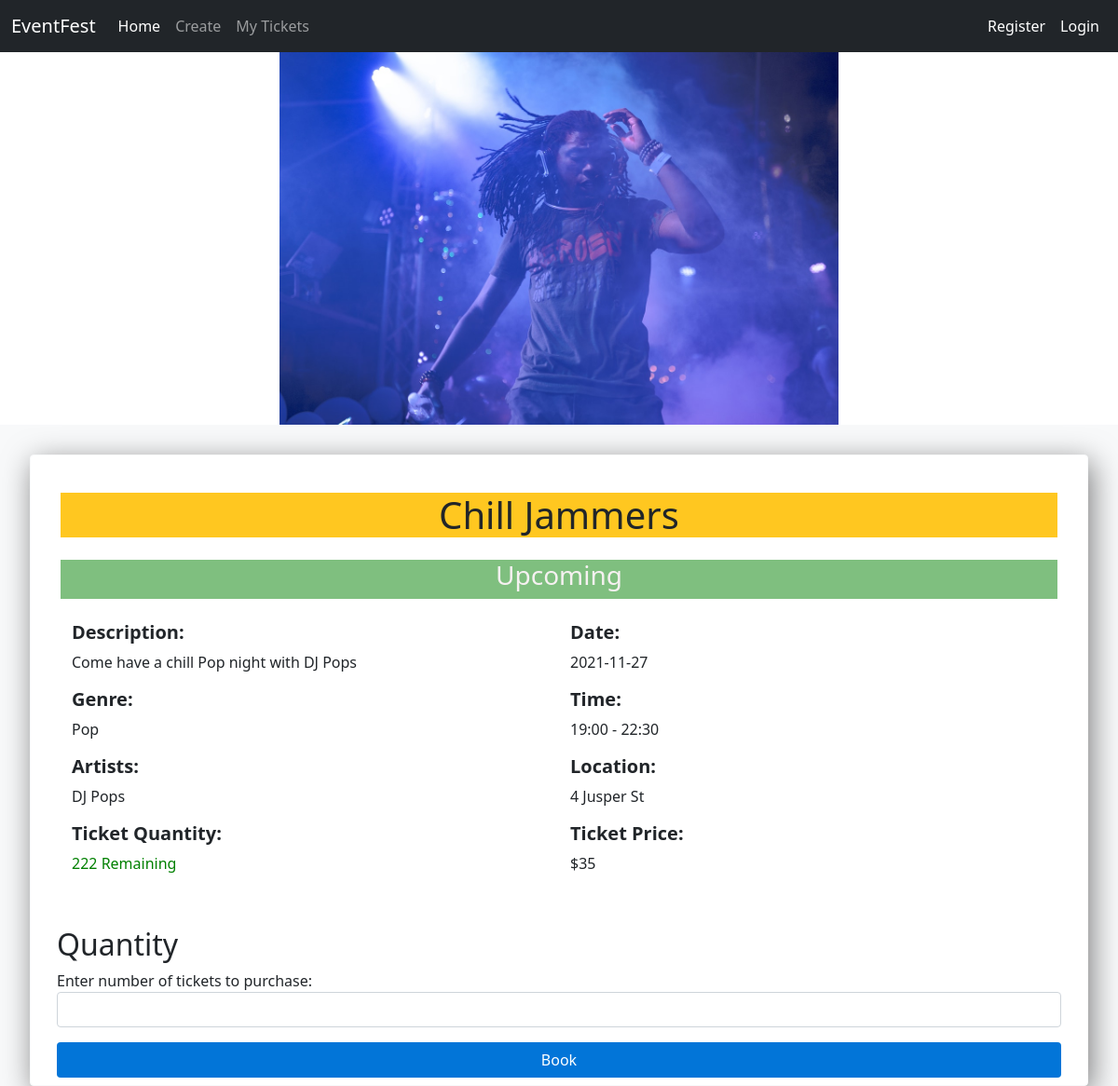
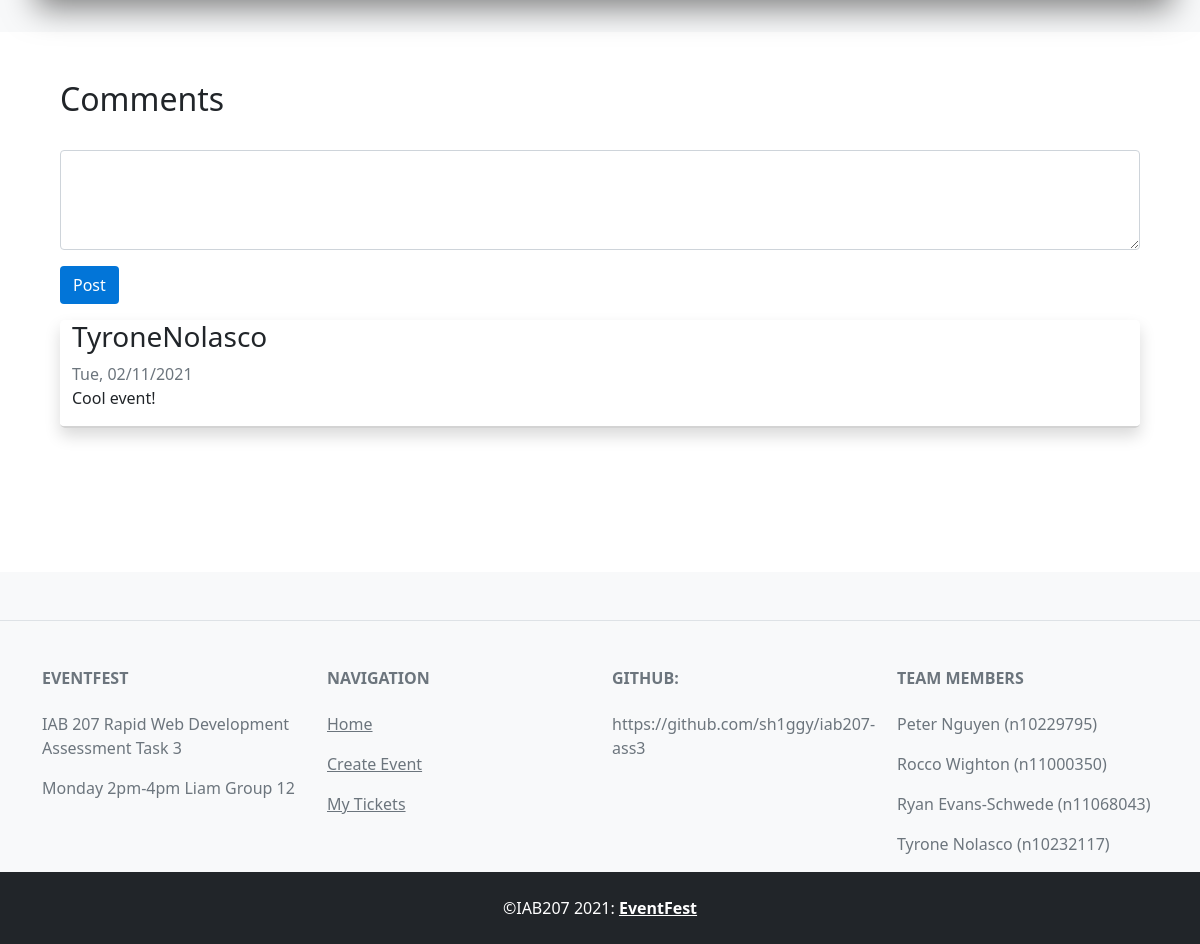
The page /events/1 on the database its author committed (2 pictures, top to bottom).
### models.py (models this page shows, shortened)
class Event(db.Model):
    __tablename__ = 'events'
    id = db.Column(db.Integer, primary_key=True)
    creator = db.Column(db.Integer) # User ID of event creator
    name = db.Column(db.String(80))
    description = db.Column(db.String(200))
    image = db.Column(db.String(400))
    status = db.Column(db.String(100)) # enum of statuses
    genre = db.Column(db.String(100))
    artists = db.Column(db.String(100)) # string array of artists
    startDate = db.Column(db.String(100))
    startTime = db.Column(db.String(100))
    endTime = db.Column(db.String(100))
    location = db.Column(db.String(100))
    ticketQuantity = db.Column(db.String(100))
    ticketPrice = db.Column(db.String(5))
    comments = db.relationship('Comment', backref='event')

class Comment(db.Model):
    __tablename__ = 'comments'
    id = db.Column(db.Integer, primary_key=True)
    text = db.Column(db.String(400))
    created_at = db.Column(db.DateTime, default=datetime.now())
    userId = db.Column(db.Integer, db.ForeignKey('users.id'))
    eventId = db.Column(db.Integer, db.ForeignKey('events.id'))

class User(db.Model, UserMixin):
    __tablename__='users'
    id = db.Column(db.Integer, primary_key=True)
    name = db.Column(db.String(100), index=True, unique=True, nullable=False)
    emailid = db.Column(db.String(100), index=True, nullable=False)
    password_hash = db.Column(db.String(255), nullable=False)
    tickets = db.relationship('Ticket', backref='user')
    comments = db.relationship('Comment', backref='user')

### events.py (the view)
@bp.route('/<id>', methods = ['GET', 'POST'])
def eventView(id):
    event = Event.query.filter_by(id=id).first() # Gets the event with a given event ID
    cform = CommentForm() # Create comment form instance
    bform = BookForm() # Create booking form instance
    return render_template('events/event-view.html', event=event, cform=cform, bform=bform)

### forms.py
class CommentForm(FlaskForm):
  textStyle={'class': 'textStyle', 'style': 'min-width: 30%; height: 100px'}
  buttonStyle={'class': 'buttonStyle', 'style': 'background-color: #0275d8; color : white; margin-top : 1rem;'}
  text = TextAreaField(' ', [InputRequired()], render_kw=textStyle)
  submit = SubmitField('Post', render_kw=buttonStyle)

class BookForm(FlaskForm):
  buttonStyle={'class': 'buttonStyle', 'style': 'background-color: #0275d8; color : white; margin-top : 1rem; width: 100%;'}
  ticketQuantity = IntegerField('Enter number of tickets to purchase:', validators=[InputRequired(), NumberRange(min=1, max=10000)])
  submit = SubmitField('Book', render_kw=buttonStyle)

### templates/events/event-view.html (shortened to what this page needs)
{% extends 'base.html' %}
{% import "bootstrap/wtf.html" as wtf %}
{% block header %}
<link rel="stylesheet" href="{{ url_for('static', filename='./styles/event-view.css') }}" />
{% endblock %}
  {% block content %}
  <div class="background-cover" style="background-image:url({{event.image}})">
  </div>
  <article class="container-fluid">
    <div class="row main">
      <div class="card border-light sub">
        <ul class="list-group list-group-flush">
          <li class="list-group-item">
            <div class="card-body">
              <div class="row my-3">
                <h1 class="card-title col-12 text-center" style="background-color: #ffc720">{{event.name}}
                </h1>
              </div>
              {% if event.status == 'Upcoming' %}
              <div class="row" style="background-color: rgba(0, 128, 0, 0.5);">
                <h3 class="status-view">{{event.status}}</h3>
              </div>
              {% elif event.status == 'Booked' %}
              <div class="row" style="background-color: rgba(12, 50, 134, 0.5);">
                <h3 class="status-view">{{event.status}}</h3>
              </div>
              {% elif event.status == 'Cancelled' %}
              <div class="row" style="background-color: rgba(155, 26, 32, 0.5);">
                <h3 class="status-view">{{event.status}}</h3>
              </div>
              {% elif event.status == 'Inactive' %}
              <div class="row" style="background-color: rgba(104, 104, 104, 0.5)">
                <h3 class="status-view">{{event.status}}</h3>
              </div>
              {% endif %}
              <br>
              <div class="row">
                <div class="col-12 col-md-6">
                  <h5><span style="font-weight: bold;">Description:</span></h5>
                  <p class="col 12">{{event.description}}</p>
                  <h5><span style="font-weight: bold;">Genre:</span></h5>
                  <p>{{event.genre}}</p>
                  <h5><span style="font-weight: bold;">Artists:</span></h5>
                  <p>{{event.artists}}</p>
                  <h5 class="col"><span style="font-weight: bold;">Ticket Quantity:</span></h5>
                  {% if event.ticketQuantity == '0' %}
                  <p><span style="color: red;"> {{event.ticketQuantity}} Remaining </span></p>
                  {% elif event.ticketQuantity != '0' %}
                  <p><span style="color: green;"> {{event.ticketQuantity}} Remaining </span></p>
                  {% endif %}
                </div>
                <div class="col-12 col-md-6">
                  <h5><span style="font-weight: bold;">Date:</span></h5>
                  <p class="col 12">{{event.startDate}}</p>
                  <h5><span style="font-weight: bold;">Time:</span></h5>
                  <p>{{event.startTime}} - {{event.endTime}}</p>
                  <h5><span style="font-weight: bold;">Location:</span></h5>
                  <p>{{event.location}}</p>
                  <h5><span style="font-weight: bold;">Ticket Price:</span></h5>
                  <p>${{event.ticketPrice}}</p>
                </div>
              </div>
              <br>
            </div>
            <h2>Quantity</h2>
            {{wtf.quick_form(bform,"/events/{0}/booking".format(event.id))}}
          </li>
        </ul>
      </div>
    </div>
    <div class="mx-5 my-5">
      <div class="row">
        <div class="col-md-12">
          <h2>Comments</h2>
        </div>
      </div>
      {{wtf.quick_form(cform,"/events/{0}/comment".format(event.id))}}
      <div class="container">
        <div class="row">
          {% for comment in event.comments %}
          <div class="comment col-md-12 my-3 shadow rounded-3">
            <card class="card" style="border: none;">
              <h3>{{comment.user.name}}</h3>
              <span class="ml-2 text-muted">{{comment.created_at.strftime('%a, %d/%m/%Y')}}</span>
              <p>{{comment.text}}</p>
            </card>
          </div>
          {% endfor %}
        </div>
      </div>
    </div>
  </article>
</body>
{% endblock %}

### static/styles/base.css (style rules this page uses)
* { margin: 0; padding: 0; box-sizing: inherit; }
body { box-sizing: border-box; overflow-x: hidden; }

### static/styles/event-view.css (style rules this page uses)
.background-cover { background-position: center; background-repeat: no-repeat; background-size: contain; margin-right: auto; margin-left: auto; height: 400px; width:100%; }
.main { padding: 2em; background-color:rgb(248,249,250); }
.sub { box-shadow: 4px 8px 32px hsl(0deg 0% 0% / 0.5); }
.comment { outline: 0; width: 100%; border: 0; background: transparent; border-radius: 3px; border-bottom: 2px solid lightgray; transition: all .3s; }
ul li { display: inline; }
.status-view { text-align: center; color:rgb(246, 241, 241); }

### rows shown on the page
Event: image (picture), name "Chill Jammers", status "Upcoming", description "Come have a chill Pop night with DJ Pops", genre "Pop", artists "DJ Pops", ticketQuantity "222", startDate "2021-11-27", startTime "19:00", endTime "22:30", location "4 Jusper St", ticketPrice "35"
Comment: user.name "TyroneNolasco", created_at "Tue, 02/11/2021", text "Cool event!"
